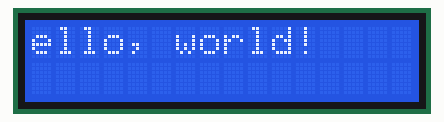
Bench run of a sketch on a simulated Arduino Uno, built with avr-gcc and run on an emulated ATmega328P. On the bench: 16×2 character LCD.

Above: at 1.15 s.
At 2.2 s:
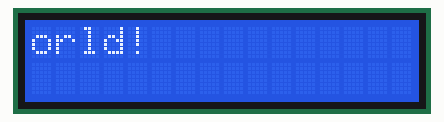
At 3.26 s:
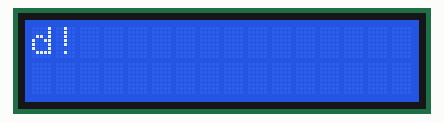
At 5.37 s:
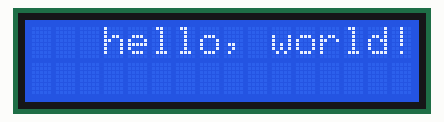
At 7.49 s:
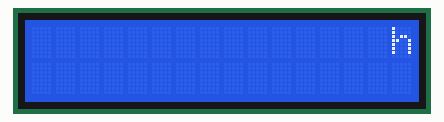
At 9.7 s:
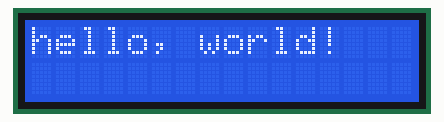

The sketch:

OtroEjemploI2C.ino
```cpp
#include <LiquidCrystal_I2C.h>

const int rs = 12, en = 11, d4 = 5, d5 = 4, d6 = 3, d7 = 2;
LiquidCrystal_I2C lcd(0x27,16,3);
void setup() {
  // set up the LCD's number of columns and rows:
  lcd.begin(16, 2);
  // Print a message to the LCD.
  lcd.print("hello, world!");
  delay(1000);
}

void loop() {
  // scroll 13 positions (string length) to the left
  // to move it offscreen left:
  for (int positionCounter = 0; positionCounter < 13; positionCounter++) {
    // scroll one position left:
    lcd.scrollDisplayLeft();
    // wait a bit:
    delay(150);
  }

  // scroll 29 positions (string length + display length) to the right
  // to move it offscreen right:
  for (int positionCounter = 0; positionCounter < 29; positionCounter++) {
    // scroll one position right:
    lcd.scrollDisplayRight();
    // wait a bit:
    delay(150);
  }

  // scroll 16 positions (display length + string length) to the left
  // to move it back to center:
  for (int positionCounter = 0; positionCounter < 16; positionCounter++) {
    // scroll one position left:
    lcd.scrollDisplayLeft();
    // wait a bit:
    delay(150);
  }

  // delay at the end of the full loop:
  delay(1000);

}
```

Measured:
- by itself, everything shown: repeats every 9.8 s, in 58 steps
- what the display in image 5 shows lasts 1.1 s, from 9.7 s to 10.8 s
